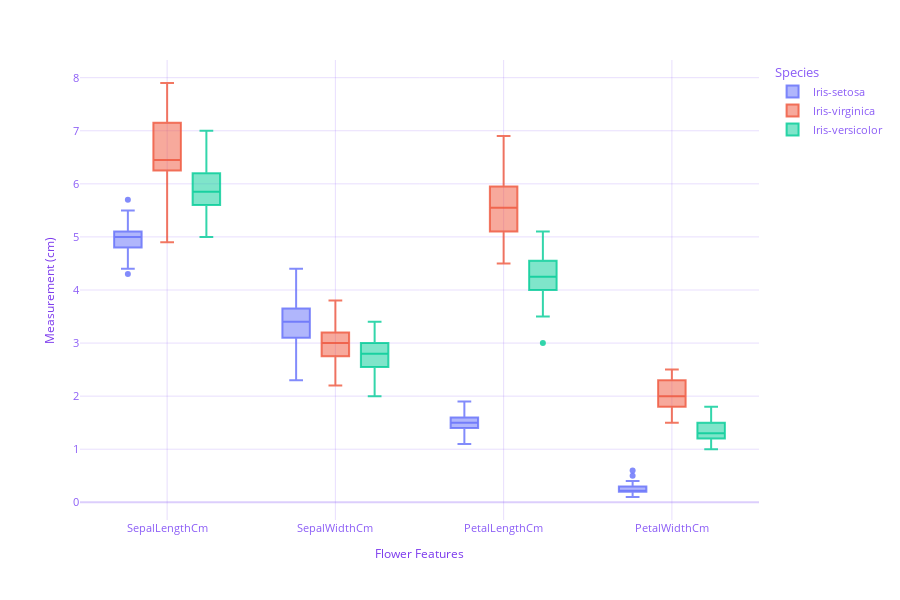

The notebook cell saved with this chart:
### Markdown cell above
## 3. Feature Distribution Analysis with Interactive Plot

### Code cell
# Create feature distribution plot using box plots
feature_cols = ['SepalLengthCm', 'SepalWidthCm', 'PetalLengthCm', 'PetalWidthCm']

# Melt the dataframe for easier plotting
df_melted = df.melt(id_vars=['Species'], value_vars=feature_cols, 
                    var_name='Feature', value_name='Value')

# Create interactive box plot
fig = px.box(df_melted, x='Feature', y='Value', color='Species',
             labels={'Value': 'Measurement (cm)', 'Feature': 'Flower Features'})

# Apply consistent color palette
app_color_palette = [
    'rgba(99, 110, 250, 0.8)',   # Blue
    'rgba(239, 85, 59, 0.8)',    # Red/Orange-Red
    'rgba(0, 204, 150, 0.8)',    # Green
    'rgba(171, 99, 250, 0.8)',   # Purple
    'rgba(255, 161, 90, 0.8)',   # Orange
    'rgba(25, 211, 243, 0.8)',   # Cyan
    'rgba(255, 102, 146, 0.8)',  # Pink
    'rgba(182, 232, 128, 0.8)',  # Light Green
    'rgba(255, 151, 255, 0.8)',  # Magenta
    'rgba(254, 203, 82, 0.8)'    # Yellow
]

# Update layout with app styling
fig.update_layout(
    height=600,
    paper_bgcolor='rgba(0,0,0,0)',  # Transparent background
    plot_bgcolor='rgba(0,0,0,0)',   # Transparent plot area
    font=dict(color='#8B5CF6', size=12),  # App's purple color for text
    title_font=dict(color='#7C3AED', size=16),  # Slightly darker purple for titles
    xaxis=dict(
        gridcolor='rgba(139,92,246,0.2)',  # Purple-tinted grid
        zerolinecolor='rgba(139,92,246,0.3)',
        tickfont=dict(color='#8B5CF6', size=11),  # Purple tick labels
        title_font=dict(color='#7C3AED', size=12)  # Darker purple axis titles
    ),
    yaxis=dict(
        gridcolor='rgba(139,92,246,0.2)',  # Purple-tinted grid
        zerolinecolor='rgba(139,92,246,0.3)', 
        tickfont=dict(color='#8B5CF6', size=11),  # Purple tick labels
        title_font=dict(color='#7C3AED', size=12)  # Darker purple axis titles
    ),
    legend=dict(font=dict(color='#8B5CF6', size=11))  # Purple legend
)

# Update colors
for i, trace in enumerate(fig.data):
    trace.marker.color = app_color_palette[i % len(app_color_palette)]
    trace.line.color = app_color_palette[i % len(app_color_palette)]

# Create plots directory if it doesn't exist
os.makedirs('/Users/yuvalheffetz/ds-agent-projects/session_1d6e2cbf-cf62-4b6a-8d6e-39369137016f/research/plots', exist_ok=True)

# Save the plot
fig.write_html('/Users/yuvalheffetz/ds-agent-projects/session_1d6e2cbf-cf62-4b6a-8d6e-39369137016f/research/plots/feature_distribution_by_species.html', 
               include_plotlyjs=True, config={'responsive': True, 'displayModeBar': False})

fig.show()

### Figure 1 — Plotly figure (JSON) as saved in the notebook; plotly's stock layout.template omitted (floating-point values rounded to 4 significant figures; data arrays with more than 128 entries replaced by an {"elided": "..."} marker saying what was removed)
{"data": [{"alignmentgroup": "True", "hovertemplate": "Species=Iris-setosa<br>Flower Features=%{x}<br>Measurement (cm)=%{y}<extra></extra>", "legendgroup": "Iris-setosa", "line": {"color": "rgba(99, 110, 250, 0.8)"}, "marker": {"color": "rgba(99, 110, 250, 0.8)"}, "name": "Iris-setosa", "notched": false, "offsetgroup": "Iris-setosa", "orientation": "v", "showlegend": true, "type": "box", "x": {"elided": "160 str values"}, "x0": " ", "xaxis": "x", "y": {"elided": "160 float values"}, "y0": " ", "yaxis": "y"}, {"alignmentgroup": "True", "hovertemplate": "Species=Iris-virginica<br>Flower Features=%{x}<br>Measurement (cm)=%{y}<extra></extra>", "legendgroup": "Iris-virginica", "line": {"color": "rgba(239, 85, 59, 0.8)"}, "marker": {"color": "rgba(239, 85, 59, 0.8)"}, "name": "Iris-virginica", "notched": false, "offsetgroup": "Iris-virginica", "orientation": "v", "showlegend": true, "type": "box", "x": {"elided": "160 str values"}, "x0": " ", "xaxis": "x", "y": {"elided": "160 float values"}, "y0": " ", "yaxis": "y"}, {"alignmentgroup": "True", "hovertemplate": "Species=Iris-versicolor<br>Flower Features=%{x}<br>Measurement (cm)=%{y}<extra></extra>", "legendgroup": "Iris-versicolor", "line": {"color": "rgba(0, 204, 150, 0.8)"}, "marker": {"color": "rgba(0, 204, 150, 0.8)"}, "name": "Iris-versicolor", "notched": false, "offsetgroup": "Iris-versicolor", "orientation": "v", "showlegend": true, "type": "box", "x": {"elided": "160 str values"}, "x0": " ", "xaxis": "x", "y": {"elided": "160 float values"}, "y0": " ", "yaxis": "y"}], "layout": {"boxmode": "group", "font": {"color": "#8B5CF6", "size": 12}, "height": 600, "legend": {"font": {"color": "#8B5CF6", "size": 11}, "title": {"text": "Species"}, "tracegroupgap": 0}, "margin": {"t": 60}, "paper_bgcolor": "rgba(0,0,0,0)", "plot_bgcolor": "rgba(0,0,0,0)", "title": {"font": {"color": "#7C3AED", "size": 16}}, "xaxis": {"anchor": "y", "domain": [0.0, 1.0], "gridcolor": "rgba(139,92,246,0.2)", "tickfont": {"color": "#8B5CF6", "size": 11}, "title": {"font": {"color": "#7C3AED", "size": 12}, "text": "Flower Features"}, "zerolinecolor": "rgba(139,92,246,0.3)"}, "yaxis": {"anchor": "x", "domain": [0.0, 1.0], "gridcolor": "rgba(139,92,246,0.2)", "tickfont": {"color": "#8B5CF6", "size": 11}, "title": {"font": {"color": "#7C3AED", "size": 12}, "text": "Measurement (cm)"}, "zerolinecolor": "rgba(139,92,246,0.3)"}}}
